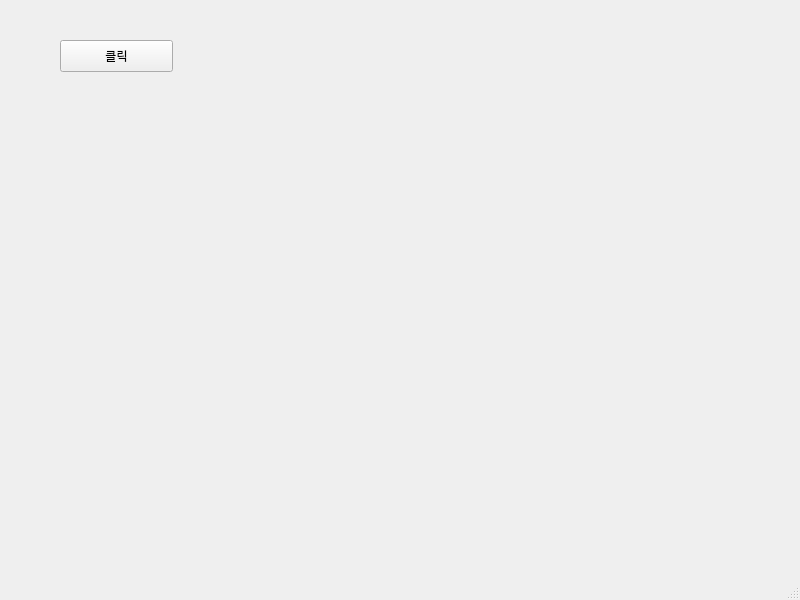
<?xml version="1.0" encoding="UTF-8"?>
<ui version="4.0">
 <class>MainWindow</class>
 <widget class="QMainWindow" name="MainWindow">
  <property name="geometry">
   <rect>
    <x>0</x>
    <y>0</y>
    <width>800</width>
    <height>600</height>
   </rect>
  </property>
  <property name="windowTitle">
   <string>MainWindow</string>
  </property>
  <widget class="QWidget" name="centralwidget">
   <widget class="QPushButton" name="pushButton">
    <property name="geometry">
     <rect>
      <x>60</x>
      <y>40</y>
      <width>113</width>
      <height>32</height>
     </rect>
    </property>
    <property name="text">
     <string>클릭</string>
    </property>
   </widget>
  </widget>
  <widget class="QStatusBar" name="statusbar"/>
  <widget class="QMenuBar" name="menuBar">
   <property name="geometry">
    <rect>
     <x>0</x>
     <y>0</y>
     <width>800</width>
     <height>24</height>
    </rect>
   </property>
  </widget>
 </widget>
 <resources/>
 <connections/>
</ui>
